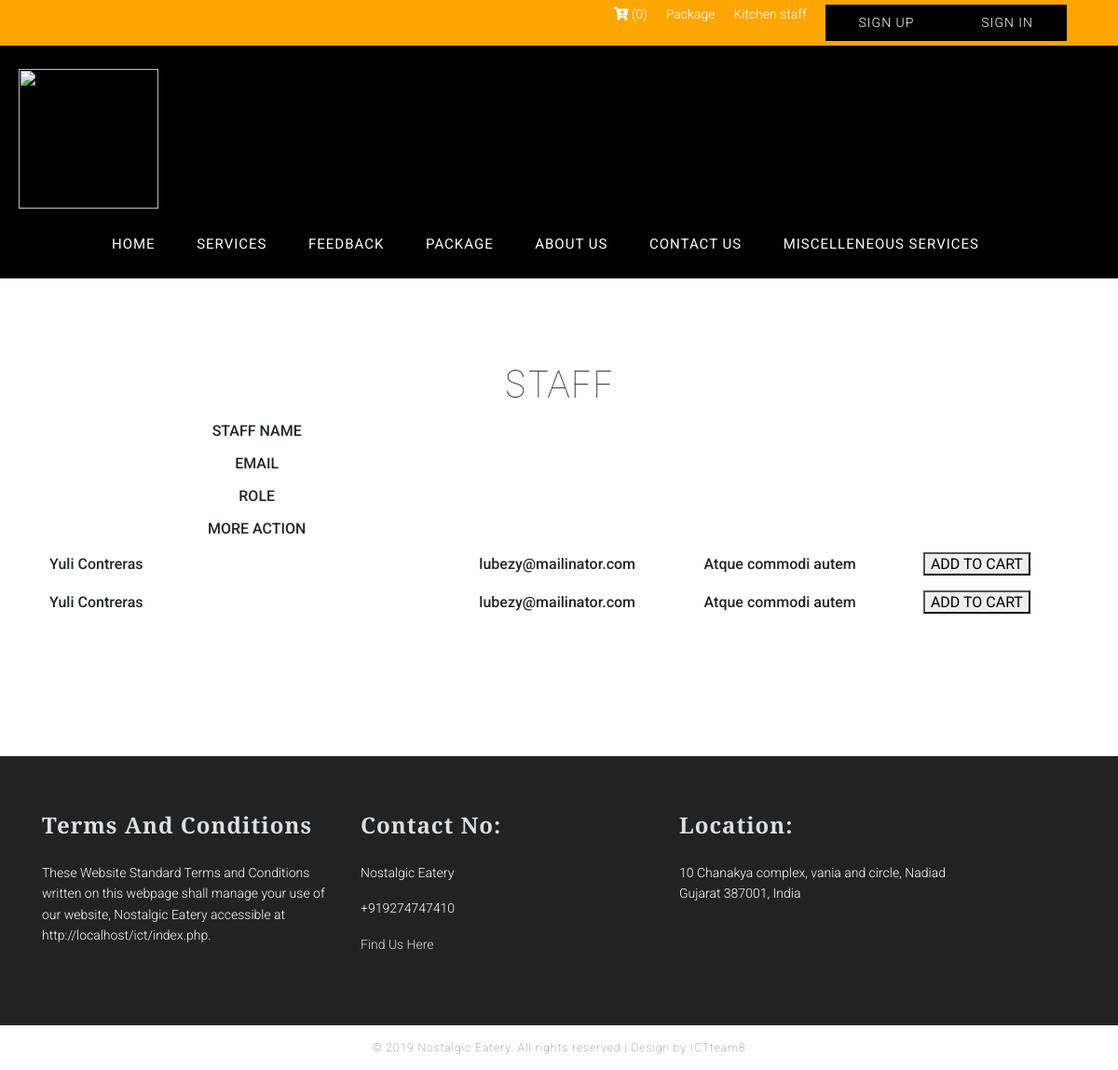
The page /service_lists.php on the database as committed earlier.
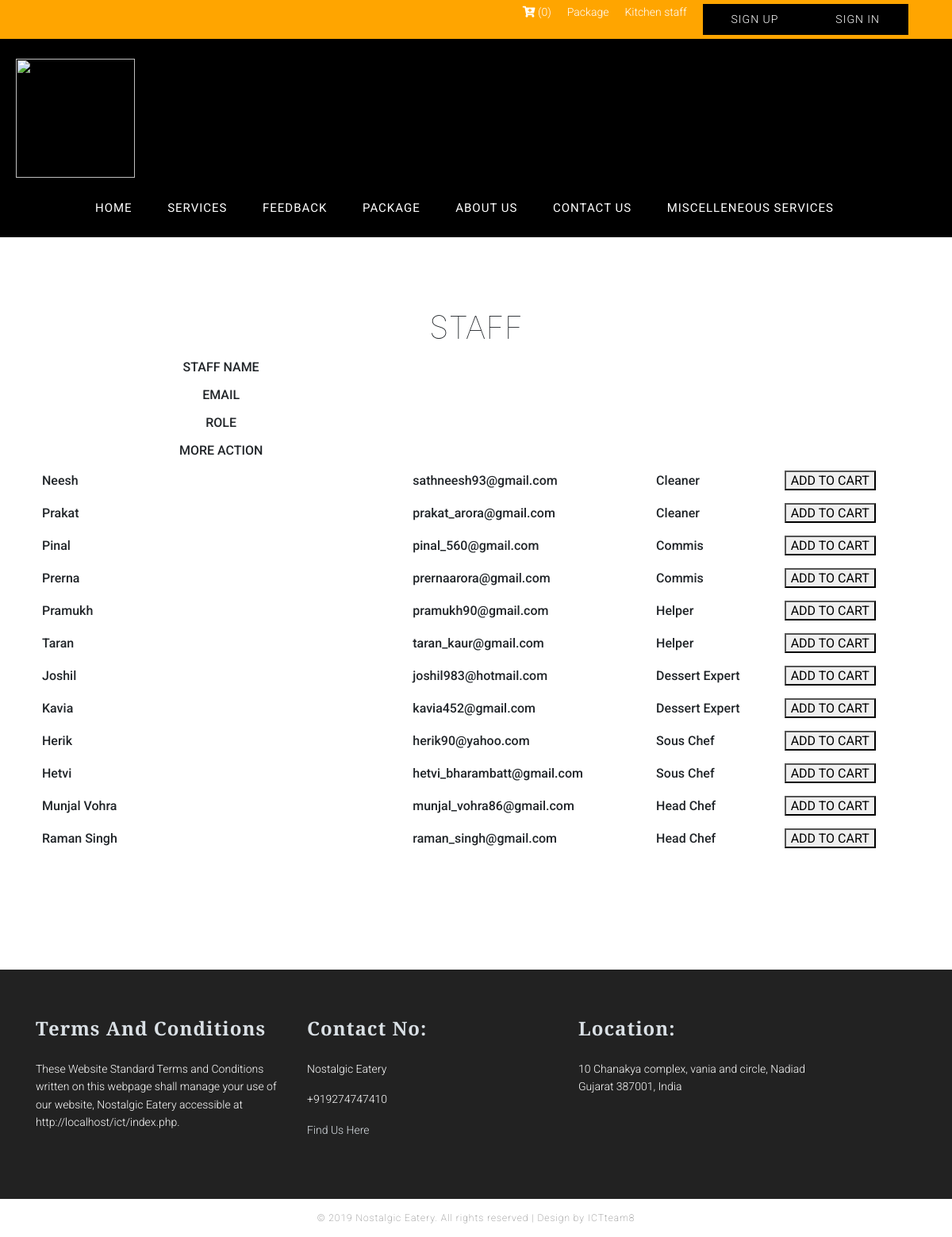
The same page on the database as committed later.
### tables this page shows
CREATE TABLE `services` (
  `id` int(11) NOT NULL,
  `service_type_id` int(11) UNSIGNED DEFAULT NULL,
  `staff_name` varchar(255) DEFAULT NULL,
  `staff_email` varchar(255) DEFAULT NULL,
  `staff_role` varchar(255) DEFAULT NULL,
  `descriptions` longtext,
  `price` varchar(255) DEFAULT NULL,
  `created_at` datetime NOT NULL DEFAULT CURRENT_TIMESTAMP,
  `experience` varchar(255) DEFAULT NULL,
  `skills` varchar(255) DEFAULT NULL
);

### server.php (called while the page is built, shortened)
<?php
$servername = "localhost";
$username = "root";
$password = "";
$db = "ictatjcu_cons2";
$conn = mysqli_connect($servername, $username, $password, $db);
function print_cart_items(){
	global $conn;
	$table = "cart";
	$query = "SELECT c.*, p.product_name, p.id as p_id, p.img_name, p.price FROM ".$table." c, products p";
	$query .= " WHERE c.sessioni_id = '".session_id()."'";
	$query .= " AND c.item_id = p.id";
	$query .= " ORDER BY c.id DESC";
	$query = mysqli_query($conn, $query);
	return mysqli_fetch_all($query, MYSQLI_ASSOC);
}
function get_cart_count(){
	return count(print_cart_items());
}
function print_service_by_service_id($id = null)
{
	global $conn;
	$table = "services";
	$query = "SELECT * FROM " . $table;
	$query .= " order by id DESC";
	$query = mysqli_query($conn, $query);
	return  mysqli_fetch_all($query, MYSQLI_ASSOC);
}
?>

### service_lists.php (the view, shortened to what this page needs)
<?php include('server.php'); ?>
<html>
	<head>
		<?php require_once 'include/header_css.php'; ?>
	</head>
	<body>
<div id="wrapper">
	<?php include("include/nav.inc"); ?>
	<div class="services">
		<div class="container">
			<h1 style="text-align:center">STAFF</h1>
			<table width="100%">
				<tr>
					<th>STAFF NAME </th>
					<th> EMAIL </th>
					<th> ROLE</th>
					<th>MORE ACTION</th>
				</tr>
				<?php
					$servicetype_id = "";
					$service_lists = print_service_by_service_id($servicetype_id);
					if (count($service_lists) > 0) {
					foreach ($service_lists as $service_list) { ?>
						<tr>
							<td> <?php echo $service_list["staff_name"]?></td>
							<td> <?php echo $service_list["staff_email"]?></td>
							<td> <?php echo $service_list["staff_role"]?></td>
							<td><button>ADD TO CART</button></td>
						</tr>
					<?php }
					}
					?>
			</table>
</div>
			</div>
		</div>
<?php include("include/footer.inc") ?>
</body>
</html>

### header_css.php
<link rel="stylesheet" href="css/bootstrap.min.css">
<link rel="stylesheet" href="https://use.fontawesome.com/releases/v5.7.2/css/all.css">
<link rel="stylesheet" type="text/css" href="slick.css">
<link rel="stylesheet" type="text/css" href="style.css">

### nav.inc (shortened to what this page needs)
<div class="topbar">
	<div class="container-fluid">
		<div class="float-right">
			<div class="cart-icon">
				<?php $cart_count = get_cart_count();?>
				<a href="cart.php"><i class="fas fa-cart-plus"></i> (<?php echo $cart_count; ?>)</a>
			</div>
			<div class="cart-icon">
				<a href="buy_package.php">Package</a>
			</div>
			<div class="cart-icon">
				<a href="checkout_service.php">Kitchen staff</a>
			</div>
			<div class="cart-icon">
			<?php if(!isset($_SESSION['username'])): ?>
				<a href= "login.php" class="btn btn-two"> Sign In</a>
				<a href= "registration.php" class="btn btn-two">Sign Up</a>
			<?php else: ?>
				<a href= "my-account.php" class="btn btn-two">My Account</a>
				<a href= "<?php echo ADMIN_ACTION_URL?>?action=logout" class="btn btn-two">Log out</a>
			<?php endif; ?>
			</div>
		</div>
	</div>
</div>
<div class="cusheader">
	<div class="container-fluid">
		<div id="logo">
			<a href="index.php"> <img src="images/logo3.png"> </a>
		</div>
		<nav>
			<ul>
				<li> <a href="index.php"> Home </a></li>
				<li> <a href="services.php"> Services </a> </li>
				<li> <a href="feedback.php">Feedback </a> </li>
				<li> <a href="show_package.php"> Package </a> </li>
				<li> <a href="about.php"> About Us </a> </li>
				<li> <a href="contact.php"> Contact Us</a> </li>
				<li> <a href="miscelleneous.php">Miscelleneous Services</a> </li>
			</ul>
		</nav>
	</div>
</div>

### footer.inc (shortened to what this page needs)
<footer class="footer">
	<div class="container">
		<div class="row footer-grids">
			<div class="terms contact">
				<h4><a href= "terms_conditions.php">Terms and Conditions </a></h4>
				<p>These Website Standard Terms and Conditions written on this
				webpage shall manage your use of our website,
				Nostalgic Eatery accessible at http://localhost/ict/index.php.
				</p>
			</div>
			<div class="terms contact">
				<h4>Contact No:</h4>
				<p> Nostalgic Eatery </p>
				<p> +919274747410 </p>
				<p><a href="contact.php"> Find Us Here </a> </p>
			</div>
			<div class="terms contact">
				<h4>Location:</h4>
				<p> 10 Chanakya complex, vania and circle, Nadiad Gujarat 387001, India </p>
			</div>
		</div>
	</div>
</footer>
<div class="copyright">
	<p class=""> © 2019 Nostalgic Eatery. All rights reserved | Design by ICTteam8</p>
</div>

### style.css (style rules this page uses)
* { margin:0; padding:0; font-family: verdana; scroll-behavior:smooth; }
body { background:#fff;padding: 0px;margin: 0px; }
#logo { float: left; }
#logo img { height: auto !important;width: 150px; }
.btn { list-style: none; display: inline-block; float:right; }
.btn-two { text-decoration: none; font-family: "Roboto", sans-serif; font-weight: 400; padding: 15px 30px; font-size: 15px; color: #fff;text-transform: uppercase;letter-spacing: 1px; }
#wrapper { width: 100%;float: left;margin-top: 0; }
nav { position: relative;z-index: 1010;margin-left: 80px;float: left;margin-top: 25px; }
nav ul { float : left; }
nav ul li { list-style: none; display: inline-block; }
nav ul li a { text-decoration: none;font-family: "Roboto", sans-serif;font-weight: 400;padding:15px 20px;font-size:15px;color: #fff;text-transform: uppercase;letter-spacing: 1px; }
.services { width: 100%;float: left;padding:90px 0px; }
.terms h4 { text-align:left; font-family:'Roboto', sans-serif; text-transform: uppercase; color:#FBB800; }
.footer-grids h4 { font-size: 24px; font-weight: 600; letter-spacing: 1px; }
.copyright { float:left;width:100%;text-align: center;padding: 15px 0px; }
.copyright p { color: #666;letter-spacing: 1px;text-align:center;font-family:'Roboto', sans-serif;font-size:12px;margin-bottom: 0px; }
table { border-collapse:collapse; width:100%; margin-bottom:5%; }
td,th { text-align:center; padding:8px;font-family: "Roboto", sans-serif;font-weight: 500; width: 100%; float: left; }
.container-fluid { max-width: 100%;padding: 0px 20px;margin-right: auto;margin-left: auto; }
.cusheader { width: 100%;float: left;padding: 25px 0px;position: relative;z-index: 1010;background-color: #000; }
.container { width: 1170px;margin: 0 auto; }
.footer { width: 100%;margin-top:auto;background-color:#222222;text-align:center;padding: 60px 0px;float: left; }
.terms { float:left;width:30%;padding: 0px 15px; }
.contact h4 { text-align:left;font-family: 'Playfair Display', serif;font-weight: 700;text-transform: capitalize;color:#dae0e5;margin-bottom: 25px;margin-top: 0px; }
.contact p { text-align:left; font-size:14px;color:white;line-height: 1.6em;font-family: "Roboto", sans-serif;font-weight: 300; }
nav ul { margin: 0px;padding: 0px; }
body { font-family: $font-default; font-weight: 100; }
h1 { font-weight: 100; }
.btn { border-radius: 0px;background-color: #000;padding: 8px 35px; }
#kitchen_stat th, td { width: auto; float: none; text-align: left; }
.cart-icon a { color: #fff !important;font-family: "Roboto", sans-serif;font-size: 14px; font-weight: 300; }
.cart-icon { float: left;margin: 0px 10px; }
.topbar { width: 100%;float: left;background-color: orange;padding: 5px 0px; }
.topbar .float-right { float: right;margin-right: 25px; }

Rows that differ between the two databases and show on the page:
removed services: staff_name "Yuli Contreras", staff_email "lubezy@mailinator.com", staff_role "Atque commodi autem"
removed services: staff_name "Yuli Contreras", staff_email "lubezy@mailinator.com", staff_role "Atque commodi autem"
added services: staff_name "Neesh", staff_email "sathneesh93@gmail.com", staff_role "Cleaner"
added services: staff_name "Prakat", staff_email "prakat_arora@gmail.com", staff_role "Cleaner"
added services: staff_name "Pinal", staff_email "pinal_560@gmail.com", staff_role "Commis"
added services: staff_name "Prerna", staff_email "prernaarora@gmail.com", staff_role "Commis"
added services: staff_name "Pramukh", staff_email "pramukh90@gmail.com", staff_role "Helper"
added services: staff_name "Taran", staff_email "taran_kaur@gmail.com", staff_role "Helper"
added services: staff_name "Joshil", staff_email "joshil983@hotmail.com", staff_role "Dessert Expert"
added services: staff_name "Kavia", staff_email "kavia452@gmail.com", staff_role "Dessert Expert"
added services: staff_name "Herik", staff_email "herik90@yahoo.com", staff_role "Sous Chef"
added services: staff_name "Hetvi", staff_email "hetvi_bharambatt@gmail.com", staff_role "Sous Chef"
added services: staff_name "Munjal Vohra", staff_email "munjal_vohra86@gmail.com", staff_role "Head Chef"
added services: staff_name "Raman Singh", staff_email "raman_singh@gmail.com", staff_role "Head Chef"
